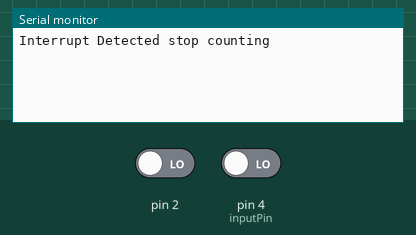
A sketch run on a simulated Arduino Uno, built with avr-gcc and run on an emulated ATmega328P. Shown: the last lines printed to the serial monitor. Inputs (shaded band) come from the test bench; at power-on: pin 2 LOW, pin 4 (inputPin) LOW.

Above: at 1.2 s.
1.3 s: pin 2 driven HIGH
At 1.7 s:
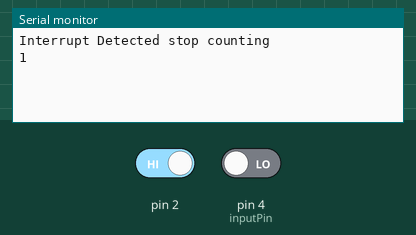
At 9.08 s:
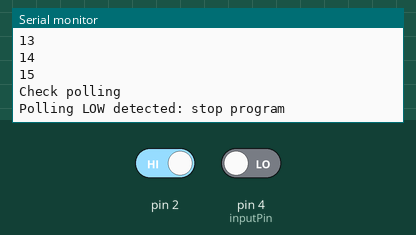
Timing chart, 0 to 9.3 s (numbered marks = the images above; inputs shaded):
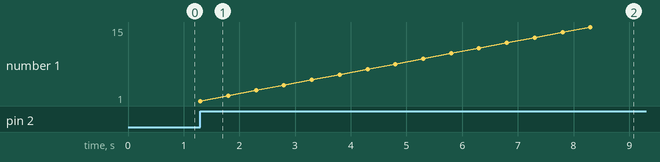

The sketch:

polling_vs_interrupts.ino
```cpp
volatile int state=LOW; //this is the variable that will be changed if an interrupt is detected
int inputPin=4; //Polling will check this pin
int i=0; //For loop counting variable
void setup()
{
  attachInterrupt(0,brachiya,CHANGE); //Interrupt 0 is mapped to pin 2, signal an interrupt on a change to pin 2
  Serial.begin(9600);
}

void loop()
{
      for(i=1;i<=15;i++)
      {
        if(state == HIGH)
        {
          Serial.println (i);
        }
        else
        {
          Serial.println ("Interrupt Detected stop counting");
          while(state == LOW)
          {};
          Serial.println (i);
        }
        delay(500);
      }
    Serial.println ("Check polling");
    if(digitalRead(inputPin) == LOW)
    {
      Serial.println("Polling LOW detected: stop program");
      while(digitalRead(inputPin) == LOW)
      {};
      Serial.println("Polling Checked pin 4 found to be HIGH Start/Continue Program");
    }

}


    /*Poll state of pin 4, if it is high print: "Polling Checked pin 4 found to be HIGH Start/Continue Program"
    Delay for 0.5sec
    Setup for loop to count from 1 to 15
      If your interrupt variable (state) is high print 1 to 15 with a 0.5sec delay between prints statements
      If your interrupt variable (state) is LOW print: "Interrupt Detected stop counting" stop counting and wait for a change in the interrupt variable
    After you have counted to 15 print: "Check polling" and poll pin 4, if it is high repeat counting/interrupting.
    If the polled pin is LOW print: "Polling LOW detected stop program" then wait until polling pin changes*/

void brachiya()
{
  state=!state; //change the interrupt variable from LOW to HIGH or HIGH to LOW
}
```

Measured:
- after the input at 1.3 s, the serial monitor: prints a new line at once (image 1)
